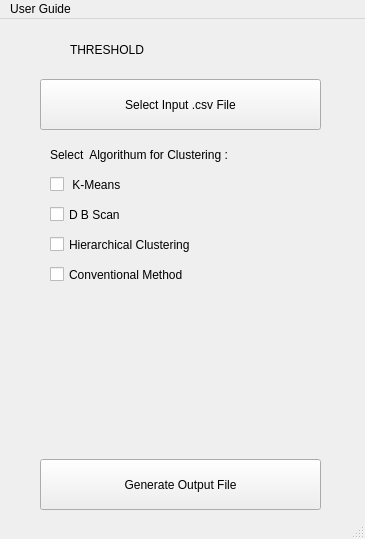
<?xml version="1.0" encoding="UTF-8"?>
<ui version="4.0">
 <class>MainWindow</class>
 <widget class="QMainWindow" name="MainWindow">
  <property name="geometry">
   <rect>
    <x>0</x>
    <y>0</y>
    <width>365</width>
    <height>539</height>
   </rect>
  </property>
  <property name="windowTitle">
   <string>MainWindow</string>
  </property>
  <widget class="QWidget" name="centralwidget">
   <widget class="QPushButton" name="pushButton">
    <property name="geometry">
     <rect>
      <x>40</x>
      <y>60</y>
      <width>281</width>
      <height>51</height>
     </rect>
    </property>
    <property name="styleSheet">
     <string notr="true">font: 87 14pt &quot;Outfit Black&quot;;</string>
    </property>
    <property name="text">
     <string>Select Input .csv File</string>
    </property>
   </widget>
   <widget class="QCheckBox" name="checkBox_2">
    <property name="geometry">
     <rect>
      <x>50</x>
      <y>150</y>
      <width>261</width>
      <height>31</height>
     </rect>
    </property>
    <property name="styleSheet">
     <string notr="true">font: 87 12pt &quot;Outfit Black&quot;;</string>
    </property>
    <property name="text">
     <string> K-Means</string>
    </property>
   </widget>
   <widget class="QLabel" name="label">
    <property name="geometry">
     <rect>
      <x>50</x>
      <y>120</y>
      <width>291</width>
      <height>31</height>
     </rect>
    </property>
    <property name="styleSheet">
     <string notr="true">font: 87 12pt &quot;Outfit Black&quot;;</string>
    </property>
    <property name="text">
     <string>Select  Algorithum for Clustering :</string>
    </property>
   </widget>
   <widget class="QPushButton" name="pushButton_2">
    <property name="geometry">
     <rect>
      <x>40</x>
      <y>440</y>
      <width>281</width>
      <height>51</height>
     </rect>
    </property>
    <property name="styleSheet">
     <string notr="true">font: 87 14pt &quot;Outfit Black&quot;;</string>
    </property>
    <property name="text">
     <string>Generate Output File</string>
    </property>
   </widget>
   <widget class="QLabel" name="label_2">
    <property name="geometry">
     <rect>
      <x>70</x>
      <y>10</y>
      <width>231</width>
      <height>41</height>
     </rect>
    </property>
    <property name="styleSheet">
     <string notr="true">font: 87 26pt &quot;Outfit Black&quot;;
</string>
    </property>
    <property name="text">
     <string>THRESHOLD</string>
    </property>
   </widget>
   <widget class="QCheckBox" name="checkBox_3">
    <property name="geometry">
     <rect>
      <x>50</x>
      <y>180</y>
      <width>261</width>
      <height>31</height>
     </rect>
    </property>
    <property name="styleSheet">
     <string notr="true">font: 87 12pt &quot;Outfit Black&quot;;</string>
    </property>
    <property name="text">
     <string>D B Scan</string>
    </property>
   </widget>
   <widget class="QCheckBox" name="checkBox_4">
    <property name="geometry">
     <rect>
      <x>50</x>
      <y>210</y>
      <width>261</width>
      <height>31</height>
     </rect>
    </property>
    <property name="styleSheet">
     <string notr="true">font: 87 12pt &quot;Outfit Black&quot;;</string>
    </property>
    <property name="text">
     <string>Hierarchical Clustering</string>
    </property>
   </widget>
   <widget class="QCheckBox" name="checkBox_5">
    <property name="geometry">
     <rect>
      <x>50</x>
      <y>240</y>
      <width>261</width>
      <height>31</height>
     </rect>
    </property>
    <property name="styleSheet">
     <string notr="true">font: 87 12pt &quot;Outfit Black&quot;;</string>
    </property>
    <property name="text">
     <string>Conventional Method</string>
    </property>
   </widget>
   <widget class="QWidget" name="widget" native="true">
    <property name="geometry">
     <rect>
      <x>30</x>
      <y>280</y>
      <width>281</width>
      <height>151</height>
     </rect>
    </property>
   </widget>
  </widget>
  <widget class="QMenuBar" name="menubar">
   <property name="geometry">
    <rect>
     <x>0</x>
     <y>0</y>
     <width>365</width>
     <height>21</height>
    </rect>
   </property>
   <widget class="QMenu" name="menuUser_Guide">
    <property name="title">
     <string>User Guide</string>
    </property>
   </widget>
   <addaction name="menuUser_Guide"/>
  </widget>
  <widget class="QStatusBar" name="statusbar"/>
 </widget>
 <resources/>
 <connections/>
</ui>
